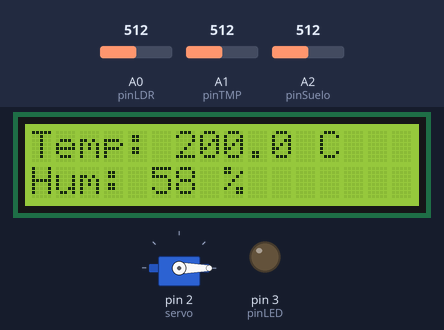
Bench run of a sketch on a simulated Arduino Uno, built with avr-gcc and run on an emulated ATmega328P. Parts: servo, 16×2 character LCD, output pins drawn as LEDs (lit = HIGH). Inputs (shaded band) come from the test bench; at power-on: A2 (pinSuelo) = 512, A0 (pinLDR) = 512, A1 (pinTMP) = 512. What the sketch prints to the serial monitor is not drawn.

Above: at 1.2 s.
1.3 s: A2 (pinSuelo) set to 110
At 2.5 s:
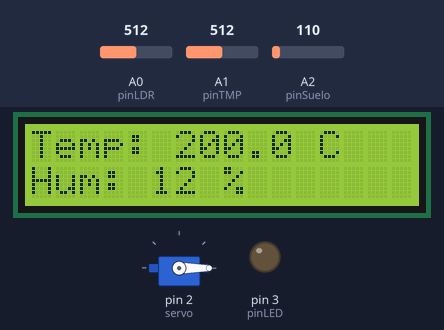
3.5 s: A2 (pinSuelo) set to 92
At 4.5 s:
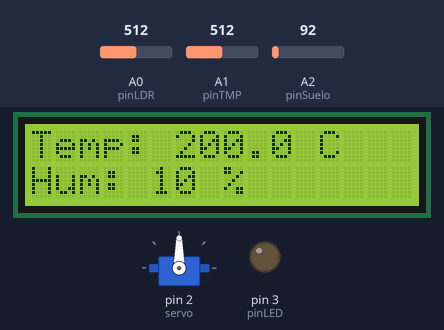
5.5 s: A0 (pinLDR) set to 108
7.3 s: A0 (pinLDR) set to 90
At 9.3 s:
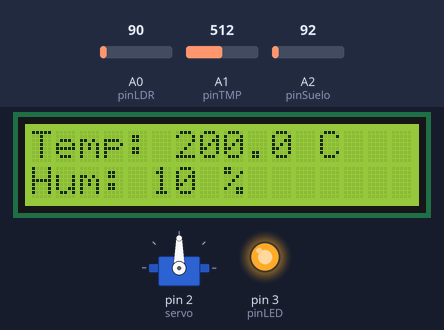
9.6 s: A1 (pinTMP) set to 160
At 11.3 s:
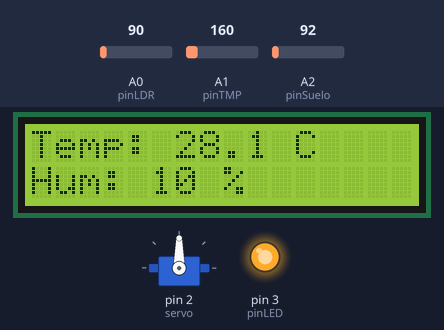
11.6 s: A1 (pinTMP) set to 139
At 13.3 s:
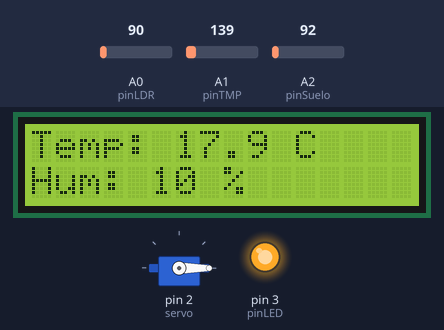
Timing chart, 0 to 14.6 s (numbered marks = the images above; inputs shaded):
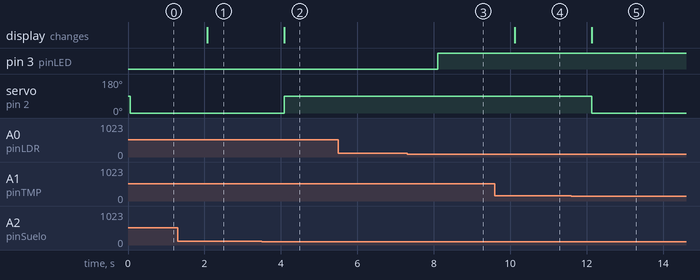

The sketch:

Arduino.ino
```cpp
#include <Servo.h>
#include <LiquidCrystal.h>

Servo servo;
const int pinLDR = A0;
const int pinLED = 3;
const int pinTMP = A1;
const int pinSuelo = A2;
LiquidCrystal lcd(12, 11, 5, 4, 6, 7);

void setup() {
  servo.attach(2);
  pinMode(pinLED, OUTPUT);
  Serial.begin(9600);
  lcd.begin(16, 2);
}

void loop() {
  int luz = analogRead(pinLDR);// 0 a 1023
  int lectura = analogRead(pinTMP);               // 0 a 1023
  int lecturat = analogRead(pinSuelo);   // 0 a 1023
  int humedad = map(lecturat, 0, 876, 0, 100);
  humedad = constrain(humedad, 0, 100);
  float voltaje = lectura * 5.0 / 1024.0;         // convierte a voltios
  float temperaturaC = (voltaje - 0.5) * 100.0;
  if (luz<100){
  	digitalWrite(pinLED, HIGH);
  } else{
    digitalWrite(pinLED, LOW);
  }
  Serial.print("Temperatura: ");
  Serial.print(temperaturaC);
  Serial.println(" °C");
  if (temperaturaC > 24 && temperaturaC < 26){
    ;
  }else if (temperaturaC < 24 || lecturat > 100){
  	servo.write(0);
  }else{
  	servo.write(90);
  }
  Serial.println(lecturat);
  lcd.setCursor(0, 0);          // fila de arriba
  lcd.print("Temp: ");
  lcd.print(temperaturaC, 1);
  lcd.print(" C   ");
  lcd.setCursor(0, 1);          // fila de arriba
  lcd.print("Hum: ");
  lcd.print(humedad, 1);
  lcd.print(" %   ");
  delay(1000);
}
```

Measured:
- the behaviour switches between 101 and 100 on A2 (pinSuelo) (found by bisection; images 1 and 2)
- the behaviour switches between 100 and 99 on A0 (pinLDR) (found by bisection; images 2 and 3)
- the behaviour switches between 152 and 151 on A1 (pinTMP) (found by bisection; images 4 and 5)
- after the input at 1.3 s, the display: changes after 0.78 s (image 1)
- after the input at 3.5 s, servo on pin 2 (servo): 0° → 90° after 0.59 s; the display: changes after 0.59 s (image 2)
- after the input at 5.5 s, every drawn part: stays the same
- after the input at 7.3 s, pin 3 (pinLED): LOW → HIGH after 0.81 s
- after the input at 9.6 s, the display: changes after 0.52 s (image 4)
- after the input at 11.6 s, servo on pin 2 (servo): 90° → 0° after 0.53 s; the display: changes after 0.53 s (image 5)
